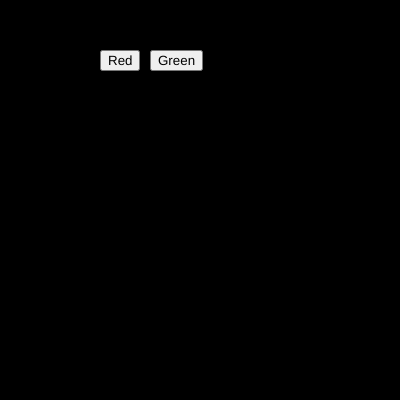
Frame 1 (no input)
Frame 60 (no input): identical to frame 1, image omitted
Frame 120 (the mouse pressed at the canvas centre since frame 60): identical to frame 1, image omitted

The p5.js sketch that drew this single still picture (run headless with seeded random() and noise() and a simulated clock; from frame 60 on, the mouse is pressed at the canvas centre):

// p5.js sketch
// ── sketch.js
var btn_red;
var btn_green;

var r = 0;
var g = 0;
var b = 0;

function setup() {
  createCanvas(400, 400);  

  btn_red = createButton("Red")
  btn_red.position(100,50)
  btn_red.mousePressed(redColor)

  btn_green = createButton("Green")
  btn_green.position(150,50)
  btn_green.mousePressed(greenColor)
}
function draw() {
  background(r,g,b);
}

function redColor(){
  r = 255
  g = 0
  b = 0
}

function greenColor(){
  r = 0
  g = 255
  b = 100
}
